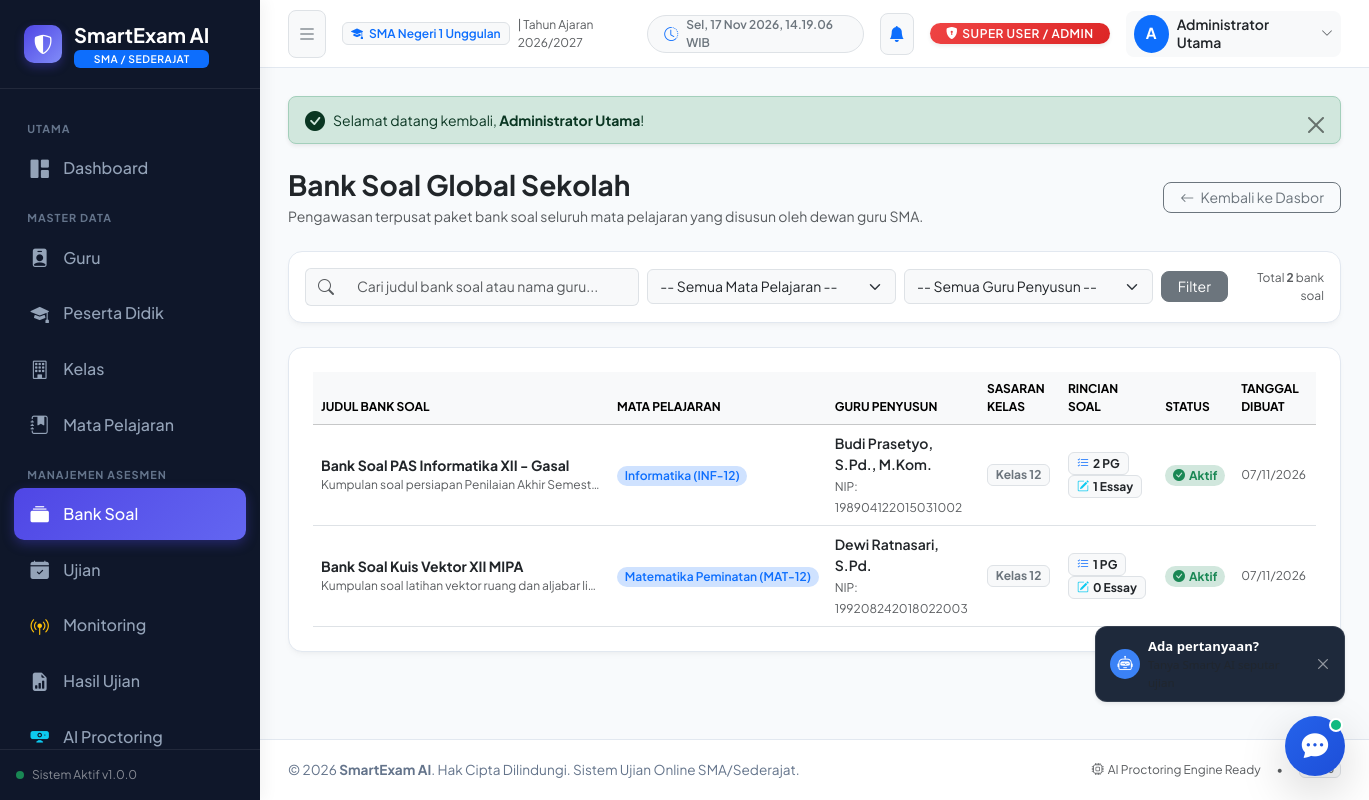
Page /admin/banks (signed in) on the committed database.
### tables this page shows
CREATE TABLE `question_banks` (
    `id` INT UNSIGNED AUTO_INCREMENT PRIMARY KEY,
    `teacher_id` INT UNSIGNED NOT NULL COMMENT 'Guru pembuat bank soal',
    `subject_id` INT UNSIGNED NOT NULL COMMENT 'Mata pelajaran terkait',
    `grade_level` VARCHAR(10) NOT NULL DEFAULT '12' COMMENT 'Tingkat kelas sasaran, cth: 10, 11, 12',
    `title` VARCHAR(150) NOT NULL COMMENT 'Judul bank soal',
    `description` TEXT NULL COMMENT 'Deskripsi atau kisi-kisi bank soal',
    `total_questions` INT UNSIGNED NOT NULL DEFAULT 0 COMMENT 'Jumlah butir soal di dalam paket',
    `is_active` TINYINT(1) NOT NULL DEFAULT 1 COMMENT 'Status bank soal: 1=Aktif, 0=Nonaktif',
    `created_at` TIMESTAMP DEFAULT CURRENT_TIMESTAMP,
    `updated_at` TIMESTAMP DEFAULT CURRENT_TIMESTAMP ON UPDATE CURRENT_TIMESTAMP,
    INDEX `idx_question_banks_teacher` (`teacher_id`),
    INDEX `idx_question_banks_subject` (`subject_id`),
    CONSTRAINT `fk_question_banks_teacher` FOREIGN KEY (`teacher_id`) REFERENCES `teachers` (`id`) ON DELETE CASCADE,
    CONSTRAINT `fk_question_banks_subject` FOREIGN KEY (`subject_id`) REFERENCES `subjects` (`id`) ON DELETE CASCADE
);

CREATE TABLE `subjects` (
    `id` INT UNSIGNED AUTO_INCREMENT PRIMARY KEY,
    `code` VARCHAR(20) NOT NULL UNIQUE COMMENT 'Kode mapel, misal: INF-12, MAT-12',
    `name` VARCHAR(100) NOT NULL COMMENT 'Nama mata pelajaran',
    `description` TEXT NULL COMMENT 'Deskripsi silabus / materi pokok',
    `created_at` TIMESTAMP DEFAULT CURRENT_TIMESTAMP,
    `updated_at` TIMESTAMP DEFAULT CURRENT_TIMESTAMP ON UPDATE CURRENT_TIMESTAMP,
    INDEX `idx_subjects_code` (`code`)
);

CREATE TABLE `users` (
    `id` INT UNSIGNED AUTO_INCREMENT PRIMARY KEY,
    `name` VARCHAR(100) NOT NULL COMMENT 'Nama lengkap pengguna',
    `username` VARCHAR(50) NOT NULL UNIQUE COMMENT 'Username unik login',
    `email` VARCHAR(100) NULL DEFAULT NULL COMMENT 'Alamat email pengguna (opsional)',
    `password` VARCHAR(255) NOT NULL COMMENT 'Hash sandi bcrypt',
    `role` ENUM('admin', 'guru', 'siswa') NOT NULL DEFAULT 'siswa' COMMENT 'Peran pengguna dalam sistem',
    `is_active` TINYINT(1) NOT NULL DEFAULT 1 COMMENT '1 = Aktif, 0 = Nonaktif',
    `created_at` TIMESTAMP DEFAULT CURRENT_TIMESTAMP,
    `updated_at` TIMESTAMP DEFAULT CURRENT_TIMESTAMP ON UPDATE CURRENT_TIMESTAMP,
    INDEX `idx_users_role` (`role`),
    INDEX `idx_users_username` (`username`),
    INDEX `idx_users_email` (`email`)
);

CREATE TABLE `teachers` (
    `id` INT UNSIGNED AUTO_INCREMENT PRIMARY KEY,
    `user_id` INT UNSIGNED NOT NULL UNIQUE COMMENT 'Relasi 1:1 ke tabel users',
    `nip` VARCHAR(30) NULL UNIQUE COMMENT 'Nomor Induk Pegawai',
    `nuptk` VARCHAR(30) NULL COMMENT 'Nomor Unik Pendidik dan Tenaga Kependidikan',
    `gender` ENUM('L', 'P') NOT NULL DEFAULT 'L' COMMENT 'Laki-laki / Perempuan',
    `phone` VARCHAR(20) NULL COMMENT 'Nomor WhatsApp / telepon guru',
    `address` TEXT NULL COMMENT 'Alamat tempat tinggal guru',
    `created_at` TIMESTAMP DEFAULT CURRENT_TIMESTAMP,
    `updated_at` TIMESTAMP DEFAULT CURRENT_TIMESTAMP ON UPDATE CURRENT_TIMESTAMP,
    INDEX `idx_teachers_nip` (`nip`),
    CONSTRAINT `fk_teachers_user` FOREIGN KEY (`user_id`) REFERENCES `users` (`id`) ON DELETE CASCADE
);

### app/Core/Controller.php (called while the page is built, shortened)
<?php
abstract class Controller
{
    protected function view(string $viewPath, array $data = [], ?string $layout = 'main'): void
    {
        View::render($viewPath, $data, $layout);
    }
}

### app/Controllers/AdminController.php (called while the page is built, shortened)
<?php
class AdminController extends Controller
{
    private TeacherModel $teacherModel;
    private SubjectModel $subjectModel;
    private QuestionBankModel $bankModel;
    public function __construct()
    {
        $this->teacherModel = new TeacherModel();
        $this->subjectModel = new SubjectModel();
        $this->bankModel = new QuestionBankModel();
    }
    public function banks(): void
    {
        $search = SanitizeHelper::clean($this->getQuery('q', ''));
        $subjectId = (int)$this->getQuery('subject_id', 0) ?: null;
        $teacherId = (int)$this->getQuery('teacher_id', 0) ?: null;
        $page = (int)$this->getQuery('page', 1);
        $perPage = 8;
        $result = $this->bankModel->paginateAll($search, $subjectId, $teacherId, $page, $perPage);
        $subjects = $this->subjectModel->all();
        $teachers = $this->teacherModel->getAllWithDetails();
        $this->view('admin/banks/index', [
            'pageTitle'  => 'Bank Soal Global Sekolah - ' . APP_NAME,
            'banks'      => $result['data'],
            'total'      => $result['total'],
            'page'       => $result['page'],
            'perPage'    => $result['per_page'],
            'totalPages' => $result['total_pages'],
            'search'     => $search,
            'subjectId'  => $subjectId,
            'teacherId'  => $teacherId,
            'subjects'   => $subjects,
            'teachers'   => $teachers,
            'user'       => AuthMiddleware::user()
        ], 'main');
    }
}

### public/index.php (called while the page is built, shortened)
<?php
require_once APP_PATH . '/Helpers/UrlHelper.php';
$app = new \App\Core\App();

### app/Helpers/UrlHelper.php (called while the page is built, shortened)
<?php
if (!function_exists('base_url')) {
    function base_url(string $path = ''): string
    {
        $base = defined('BASE_URL') ? BASE_URL : '';
        $path = ltrim($path, '/');
        return empty($path) ? $base : $base . '/' . $path;
    }
}
if (!function_exists('e')) {
    function e(?string $string): string
    {
        return htmlspecialchars((string)$string, ENT_QUOTES, 'UTF-8');
    }
}

### app/Models/QuestionBankModel.php (called while the page is built, shortened)
<?php
class QuestionBankModel extends Model
{
    protected string $table = 'question_banks';
    public function paginateAll(string $search = '', ?int $subjectId = null, ?int $teacherId = null, int $page = 1, int $perPage = 8): array
    {
        $whereConditions = ["1=1"];
        $params = [];
        $whereClause = "WHERE " . implode(" AND ", $whereConditions);
        $countSql = "SELECT COUNT(*) as total
                     FROM `{$this->table}` qb
                     JOIN `subjects` s ON s.id = qb.subject_id
                     JOIN `teachers` t ON t.id = qb.teacher_id
                     JOIN `users` u ON u.id = t.user_id
                     {$whereClause}";
        $countRes = $this->fetchOne($countSql, $params);
        $total = (int)($countRes['total'] ?? 0);
        $page = max(1, $page);
        $totalPages = (int)ceil($total / $perPage);
        $offset = ($page - 1) * $perPage;
        $dataSql = "SELECT qb.*, s.name as subject_name, s.code as subject_code,
                           u.name as teacher_name, t.nip as teacher_nip,
                           (SELECT COUNT(*) FROM `questions` q WHERE q.question_bank_id = qb.id AND q.question_type = 'multiple_choice') as mc_count,
                           (SELECT COUNT(*) FROM `questions` q WHERE q.question_bank_id = qb.id AND q.question_type = 'essay') as essay_count
                    FROM `{$this->table}` qb
                    JOIN `subjects` s ON s.id = qb.subject_id
                    JOIN `teachers` t ON t.id = qb.teacher_id
                    JOIN `users` u ON u.id = t.user_id
                    {$whereClause}
                    ORDER BY qb.created_at DESC
                    LIMIT {$perPage} OFFSET {$offset}";
        $rows = $this->fetchAll($dataSql, $params);
        return [
            'data'        => $rows,
            'total'       => $total,
            'page'        => $page,
            'per_page'    => $perPage,
            'total_pages' => max(1, $totalPages)
        ];
    }
}

### app/Core/Model.php (called while the page is built, shortened)
<?php
abstract class Model
{
    protected ?PDO $db;
    public function __construct()
    {
        $this->db = Database::getInstance();
    }
    public function isDbConnected(): bool
    {
        return $this->db !== null && Database::isConnected();
    }
    public function query(string $sql, array $params = []): ?\PDOStatement
    {
        try {
            $stmt = $this->db->prepare($sql);
            $stmt->execute($params);
            return $stmt;
        } catch (PDOException $e) {
            error_log("Database Query Error: " . $e->getMessage() . " SQL: " . $sql);
            return null;
        }
    }
    public function fetchOne(string $sql, array $params = []): ?array
    {
        $stmt = $this->query($sql, $params);
        $result = $stmt->fetch();
        return $result !== false ? $result : null;
    }
    public function fetchAll(string $sql, array $params = []): array
    {
        $stmt = $this->query($sql, $params);
        return $stmt->fetchAll();
    }
}

### app/Core/Database.php (called while the page is built, shortened)
<?php
class Database
{
    private static ?PDO $instance = null;
    private static bool $connected = false;
    public static function getInstance(): ?PDO
    {
        return self::$instance;
    }
    private static function connect(): void
    {
        $configFile = APP_PATH . '/Config/Database.php';
        $config = require $configFile;
        $dsn = sprintf(
            "%s:host=%s;port=%s;dbname=%s;charset=%s",
            $config['driver'],
            $config['host'],
            $config['port'],
            $config['database'],
            $config['charset']
        );
        try {
            self::$instance = new PDO(
                $dsn,
                $config['username'],
                $config['password'],
                $config['options'] ?? []
            );
            self::$connected = true;
        } catch (PDOException $e) {
            self::$instance = null;
            self::$connected = false;
            self::$errorMessage = $e->getMessage();
        }
    }
    public static function isConnected(): bool
    {
        return self::$connected;
    }
}

### app/Views/admin/banks/index.php (the view, shortened to what this page needs)
<div class="d-flex flex-column flex-md-row justify-content-between align-items-md-center gap-3 mb-4">
    <div>
        <h3 class="font-bold text-dark mb-1">Bank Soal Global Sekolah</h3>
        <p class="text-muted text-sm mb-0">Pengawasan terpusat paket bank soal seluruh mata pelajaran yang disusun oleh dewan guru SMA.</p>
    </div>
    <div>
        <a href="<?= base_url('admin/dashboard') ?>" class="btn btn-outline-secondary rounded-3 btn-sm px-3">
            <i class="bi bi-arrow-left me-1"></i> Kembali ke Dasbor
        </a>
    </div>
</div>
<div class="card-custom p-3 mb-4">
    <form action="<?= base_url('admin/banks') ?>" method="GET" class="row g-2 align-items-center">
        <div class="col-12 col-md-4">
            <div class="input-group">
                <span class="input-group-text bg-light border-end-0 text-muted"><i class="bi bi-search"></i></span>
                <input type="text" name="q" class="form-control bg-light border-start-0 text-sm" placeholder="Cari judul bank soal atau nama guru..." value="<?= e($search) ?>">
            </div>
        </div>
        <div class="col-12 col-md-3">
            <select name="subject_id" class="form-select bg-light text-sm" onchange="this.form.submit()">
                <option value="">-- Semua Mata Pelajaran --</option>
            </select>
        </div>
        <div class="col-12 col-md-3">
            <select name="teacher_id" class="form-select bg-light text-sm" onchange="this.form.submit()">
                <option value="">-- Semua Guru Penyusun --</option>
            </select>
        </div>
        <div class="col-auto">
            <button type="submit" class="btn btn-secondary btn-sm rounded-3 px-3">Filter</button>
        </div>
        <div class="col text-md-end text-muted text-xs">
            Total <strong><?= number_format($total) ?></strong> bank soal
        </div>
    </form>
</div>
<div class="card-custom p-4 mb-4">
    <div class="table-responsive">
        <table class="table table-hover align-middle mb-0">
            <thead class="table-light">
                <tr class="text-xs text-uppercase text-muted">
                    <th>Judul Bank Soal</th>
                    <th>Mata Pelajaran</th>
                    <th>Guru Penyusun</th>
                    <th>Sasaran Kelas</th>
                    <th>Rincian Soal</th>
                    <th>Status</th>
                    <th>Tanggal Dibuat</th>
                </tr>
            </thead>
            <tbody class="text-sm">
                <?php if (!empty($banks)): ?>
                    <?php foreach ($banks as $b): ?>
                        <tr>
                            <td>
                                <div class="font-bold text-dark mb-0.5"><?= e($b['title']) ?></div>
                                <small class="text-muted text-xs text-truncate d-block" style="max-width: 280px;">
                                    <?= e($b['description'] ?: 'Tidak ada kisi-kisi khusus.') ?>
                                </small>
                            </td>
                            <td>
                                <span class="badge bg-primary-subtxet text-primary bg-primary-subtle rounded-pill px-2.5 py-1 text-xs font-semibold">
                                    <?= e($b['subject_name']) ?> (<?= e($b['subject_code']) ?>)
                                </span>
                            </td>
                            <td>
                                <div class="font-semibold text-dark"><?= e($b['teacher_name']) ?></div>
                                <small class="text-muted text-xs">NIP: <?= e($b['teacher_nip'] ?: '-') ?></small>
                            </td>
                            <td>
                                <span class="badge bg-light text-secondary border font-mono text-xs">
                                    Kelas <?= e($b['grade_level'] ?? '12') ?>
                                </span>
                            </td>
                            <td>
                                <span class="badge bg-light border text-dark text-xs py-1 px-2 me-1">
                                    <i class="bi bi-list-check text-primary me-1"></i><?= $b['mc_count'] ?? 0 ?> PG
                                </span>
                                <span class="badge bg-light border text-dark text-xs py-1 px-2">
                                    <i class="bi bi-pencil-square text-info me-1"></i><?= $b['essay_count'] ?? 0 ?> Essay
                                </span>
                            </td>
                            <td>
                                <?php if ((int)($b['is_active'] ?? 1) === 1): ?>
                                    <span class="badge bg-success-subtle text-success rounded-pill px-2.5 py-1 text-xs">
                                        <i class="bi bi-check-circle-fill me-1"></i>Aktif
                                    </span>
                                <?php else: ?>
                                    <span class="badge bg-secondary-subtle text-secondary rounded-pill px-2.5 py-1 text-xs">
                                        <i class="bi bi-dash-circle-fill me-1"></i>Draft
                                    </span>
                                <?php endif; ?>
                            </td>
                            <td class="text-muted text-xs font-mono">
                                <?= date('d/m/Y', strtotime($b['created_at'])) ?>
                            </td>
                        </tr>
                    <?php endforeach; ?>
                <?php endif; ?>
            </tbody>
        </table>
    </div>
</div>

### public/assets/css/custom.css (style rules this page uses)
:root { --primary-color: #4f46e5; --primary-hover: #4338ca; --primary-light: #eef2ff; --secondary-color: #0ea5e9; --sidebar-bg: #0f172a; --sidebar-text: #94a3b8; --sidebar-active: #ffffff; --sidebar-active-bg: rgba(79, 70, 229, 0.25); --sidebar-width: 260px; --navbar-height: 68px; --card-radius: 14px; --border-color: #e2e8f0; }
body { font-family: 'Plus Jakarta Sans', system-ui, -apple-system, BlinkMacSystemFont, 'Segoe UI', Roboto, Oxygen, Ubuntu, Cantarell, sans-serif; background-color: #f8fafc; color: #1e293b; min-height: 100vh; margin: 0; padding: 0; overflow-x: hidden; }
.font-semibold { font-weight: 600; }
.font-bold { font-weight: 700; }
.text-xs { font-size: 0.75rem; }
.text-sm { font-size: 0.875rem; }
.card-custom { background: #ffffff; border: 1px solid var(--border-color); border-radius: var(--card-radius); box-shadow: 0 4px 6px -1px rgba(0, 0, 0, 0.03), 0 2px 4px -2px rgba(0, 0, 0, 0.03); transition: transform 0.2s ease, box-shadow 0.2s ease; overflow: hidden; }

### rows in the picture
question_banks: title "Bank Soal PAS Informatika XII - Gasal", description "Kumpulan soal persiapan Penilaian Akhir Semest…", subject.name "Informatika", subject.code "INF-12", users.name "Budi Prasetyo, S.Pd., M.Kom.", teacher.nip "198904122015031002", grade_level "12", mc_count "2", essay_count "1", is_active 1 (drawn), created_at "07/11/2026"
question_banks: title "Bank Soal Kuis Vektor XII MIPA", description "Kumpulan soal latihan vektor ruang dan aljabar li…", subject.name "Matematika Peminatan", subject.code "MAT-12", users.name "Dewi Ratnasari, S.Pd.", teacher.nip "199208242018022003", grade_level "12", mc_count "1", essay_count "0", is_active 1 (drawn), created_at "07/11/2026"

### other values in the picture
APP_NAME "SmartExam AI"
APP_VERSION "1.0.0"
$roleLabel "SUPER USER / ADMIN"
substr($currentUser['name'] ?? 'U', 0, 1) "A"
$currentUser['name'] "Administrator Utama"
$msg "Selamat datang kembali, Administrator Utama !"
$total "2"
